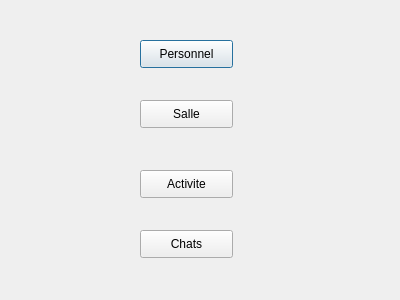
<?xml version="1.0" encoding="UTF-8"?>
<ui version="4.0">
 <class>Dialog_home</class>
 <widget class="QDialog" name="Dialog_home">
  <property name="geometry">
   <rect>
    <x>0</x>
    <y>0</y>
    <width>400</width>
    <height>300</height>
   </rect>
  </property>
  <property name="windowTitle">
   <string>Dialog</string>
  </property>
  <widget class="QPushButton" name="pushButton_Personnel">
   <property name="geometry">
    <rect>
     <x>140</x>
     <y>40</y>
     <width>93</width>
     <height>28</height>
    </rect>
   </property>
   <property name="text">
    <string>Personnel</string>
   </property>
  </widget>
  <widget class="QPushButton" name="pushButton_salle">
   <property name="geometry">
    <rect>
     <x>140</x>
     <y>100</y>
     <width>93</width>
     <height>28</height>
    </rect>
   </property>
   <property name="text">
    <string>Salle</string>
   </property>
  </widget>
  <widget class="QPushButton" name="pushButton_activite">
   <property name="geometry">
    <rect>
     <x>140</x>
     <y>170</y>
     <width>93</width>
     <height>28</height>
    </rect>
   </property>
   <property name="text">
    <string>Activite</string>
   </property>
  </widget>
  <widget class="QPushButton" name="chats">
   <property name="geometry">
    <rect>
     <x>140</x>
     <y>230</y>
     <width>93</width>
     <height>28</height>
    </rect>
   </property>
   <property name="text">
    <string>Chats</string>
   </property>
  </widget>
 </widget>
 <resources/>
 <connections/>
</ui>
